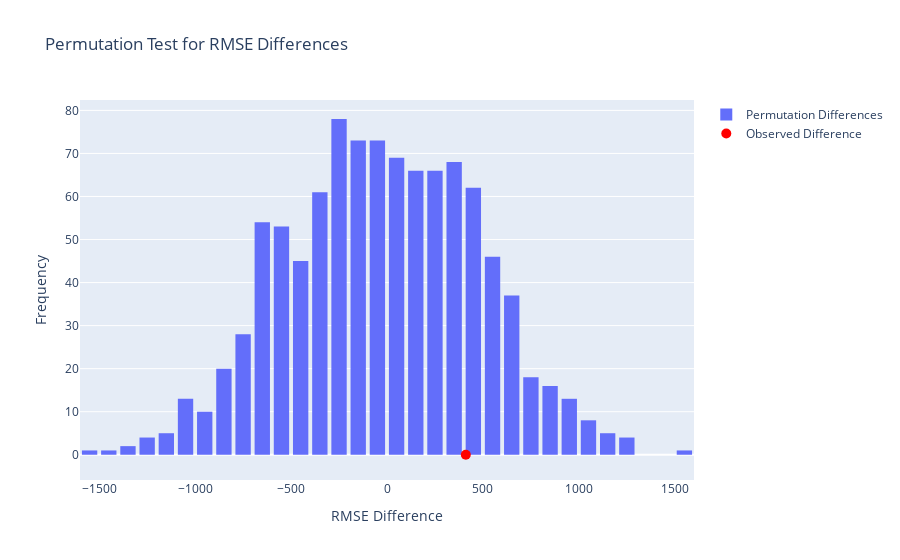

Source (notebook cell):
### Code cell
#################################
#   PLOT FAIRNESS ANALYSIS      #
#################################

# Create a histogram of the permutation differences
fig = go.Figure(data=[go.Histogram(x=rmse_diffs, nbinsx=40, name='Permutation Differences')])

# Mark the observed difference
fig.add_trace(go.Scatter(
    x=[observed_diff],
    y=[0],
    mode='markers',
    marker=dict(color='red', size=10),
    name='Observed Difference'
))

# Update layout for readability
fig.update_layout(
    title='Permutation Test for RMSE Differences',
    xaxis_title='RMSE Difference',
    yaxis_title='Frequency',
    bargap=0.2
)

# Show the plot
fig.show()

### Figure 1 — Plotly figure (JSON) as saved in the notebook; plotly's stock layout.template omitted (floating-point values rounded to 4 significant figures; data arrays with more than 128 entries replaced by an {"elided": "..."} marker saying what was removed)
{"data": [{"name": "Permutation Differences", "nbinsx": 40, "type": "histogram", "x": {"elided": "1000 float values"}}, {"marker": {"color": "red", "size": 10}, "mode": "markers", "name": "Observed Difference", "type": "scatter", "x": [410.8], "y": [0]}], "layout": {"bargap": 0.2, "title": {"text": "Permutation Test for RMSE Differences"}, "xaxis": {"title": {"text": "RMSE Difference"}}, "yaxis": {"title": {"text": "Frequency"}}}}
